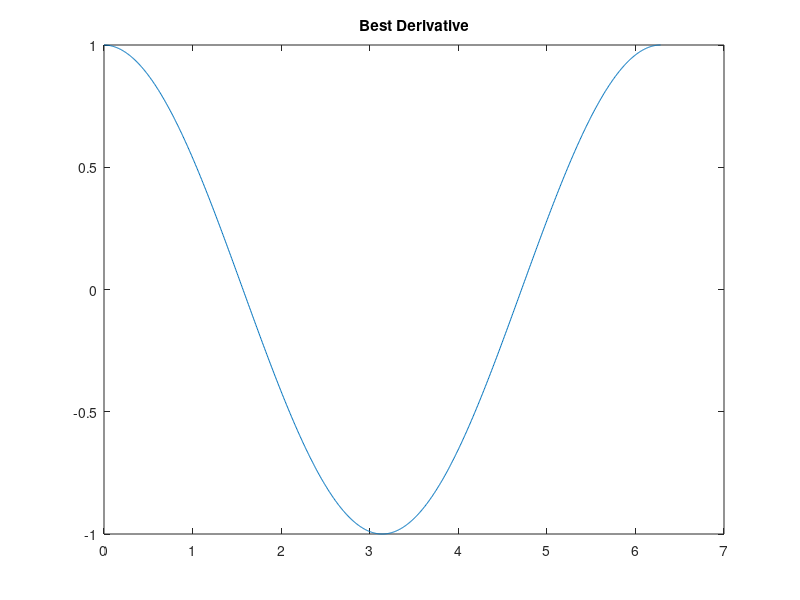

MATLAB code for this plot:
%Yuval Epstain Ofek - MATLAB assignment 2:
clear;
close all; 
clc;
%%
%%%QUESTION 1:
%In this problem you will explore the use of MATLAB to approximate derivatives and integrals.
%Create two vectors of length 100 and 1000, each containing evenly spaced samples of the sine
%function over one period.

Hundred= linspace(0, 2*pi, 100);
Thousand = linspace(0, 2*pi, 1000);

VSineH = sin(Hundred);
VSineT = sin(Thousand);

%• Approximate the derivatives of both vectors by taking the differences of adjacent elements
%and dividing by the spacing between them.

%%%Estimating the derivatives
dsinHdx = diff(VSineH)./diff(Hundred);
dsinTdx = diff(VSineT)./diff(Thousand);

%• You now have length 99 and 999 approximations to some other function; what is it? Find out
%how well you approximated the values of this function by creating length 99 and 999 vectors of
%evenly spaced samples over the same interval, and compute the respective differences. Find the
%maximum of the absolute value of these differences; which is a better estimate? The answer
%had better not surprise you!

%%%function is cosine
%%%Creating the cosine approximation vectos
ninetynine =  linspace(0, 2*pi, 99);
nineHninetynine =  linspace(0, 2*pi, 999);
cos99 = cos(ninetynine);
cos999= cos(nineHninetynine);
%%%Finding error values
maxdiff99 = max(abs(cos99 - dsinHdx));
maxdiff999 = max(abs(cos999 - dsinTdx));
%%% The thousand element approximation is better!!

%• Now approximate the integrals of your original vectors using both cumtrapz and cumsum,
%yielding 4 approximations for the integral of the sine function. As with above, compare the
%error values to the analytic integral of the sine over one period; it will be pretty clear if you’ve
%made an error.

%%%Creating Sum Vectors
SumSin99 = cumsum(VSineH);
SumSin999 = cumsum(VSineT);
TrapzSin99 = cumtrapz(VSineH);
TrapzSin999 = cumtrapz(VSineT);
%%%Approximating the integrals
IntSinSum99 = SumSin99(1:end-1)*(2*pi/100);
IntSinSum999 = SumSin999(1:end-1)*(2*pi/1000);
IntSinTrapz99 = TrapzSin99(1:end-1)*(2*pi/100);
IntSinTrapz999 = TrapzSin999(1:end-1)*(2*pi/1000);
%%%Finding error differences
maxErrorSum99 = max(abs(cos99 + IntSinSum99));
maxErrorSum999 = max(abs(cos999 + IntSinSum999));
maxErrorTrapz99 = max(abs(cos99 + IntSinTrapz99));
maxErrorTrapz999 = max(abs(cos999 + IntSinTrapz999));

%• Plot your better approximation for the derivative. Give the plot a title.
figure;
plot(nineHninetynine , dsinTdx)
title('Best Derivative')

%%
%%%Question 2
%Perform the following matrix operations:
%• Use reshape to create a 10 × 10 matrix A 
a = linspace(1,100);
A = reshape(a, [10,10]);
%• Flip the second column of B such that the column is inverted up down.
A(:,2) = flipud(A(:,2));
%• Flip the matrix A from left to right.
A = fliplr(A);
%• Make a vector that is the the column-wise sum of every column of A. The result should be
%a row vector.
AColSum = sum(A);
%• Make a vector that is the row-wise mean of every row of A. The result should be a column
%vector.
ARowMean = mean(A,2);
%• Delete the last column of A
A(:,10)= [];
%%
%%%Question 3
%3. Generate a 300 × 500 matrix with entries () using the following methods and use tic
%toc to time the speed of each and write a comment noting the order of the speeds of these methods.
%You will have to find out, using doc, Google, or frantically messaging me, how tic toc works.
%• Using for loops and no pre-allocation.
N = 300;
M = 500;

tic
for i = 1:N
    for j = 1:M
        A(i,j) = (i^2+j^2)/(i+j+3);
    end
end
time1 = toc

%• Using for loops and pre-allocating memory with zeros.
A2 = zeros(N,M);
tic
for i = 1:N
    for j = 1:M
        A2(i,j) = (i^2+j^2)/(i+j+3);
    end
end
time2 = toc


%• Using only elementwise matrix operations. Note: repmat and meshgrid will be useful here.
x = 1:500;
y = 1:300;
[X,Y] = meshgrid(x,y);

tic
Den = X+Y+3;
A3 = (X.*X+Y.*Y)./(Den);
time3 = toc

%%%Speeds from fastest to slowest: Matrices, Pre-allocation and for loops, and
%%%just a for loop. 

